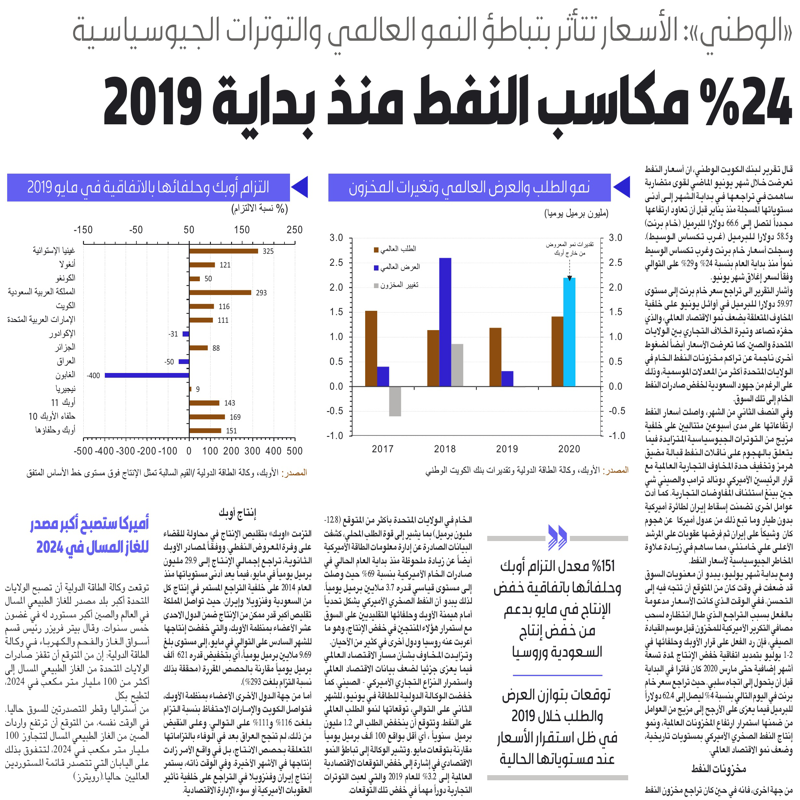
#> input picture 10 OCR/OCR/1.png, 800 x 800 px, found by its file name
$ jupyter execute --allow-errors ocr-arabic.ipynb
#> lines starting #> are read from the running program, lines starting #| are printed output that depends on the picture
# **OCR-pytesseract (Arabic)**

[cell 1]
import pandas as pd
import numpy as np

from PIL import Image
from PIL import Image, ImageDraw, ImageFont

[cell 2]
image = Image.open("/kaggle/input/imagesample/1.png")
#> image is the input picture: PIL image 800x800 RGB; mean R, G, B 228.2, 227.9, 232.1
image = image.convert("RGB")
new_image = image.resize((800, 800))
new_image

# OCR

[cell 3]
import shutil
import os
import subprocess
from pdf2image import convert_from_path
from PIL import Image
import pytesseract

src = '../input/papers-images/ara.traineddata'
dest = '/usr/share/tesseract-ocr/4.00/tessdata/'
shutil.copy(src, dest)


src = '../input/papers-images/deu.traineddata'
dest = '/usr/share/tesseract-ocr/4.00/tessdata/'
shutil.copy(src, dest)

src = '../input/papers-images/fra.traineddata'
dest = '/usr/share/tesseract-ocr/4.00/tessdata/'
shutil.copy(src, dest)

#> (the rest of this cell did not finish here and is left out)

# Functions

[cell 4]
def ocr_extract(image):
    width, height = image.size
#> width = 800; height = 800
    w_scale = 2000/width
#> w_scale = 2.5
    h_scale = 2000/height
#> h_scale = 2.5

    ocr_df = pytesseract.image_to_data(image, output_type='data.frame', lang='ara+eng+fra+deu') \
    #text3 = pytesseract.image_to_string(image, lang='ara+eng' )


    ocr_df = ocr_df.dropna() \
                   .assign(left_scaled = ocr_df.left*w_scale,
                           width_scaled = ocr_df.width*w_scale,
                           top_scaled = ocr_df.top*h_scale,
                           height_scaled = ocr_df.height*h_scale,
                           right_scaled = lambda x: x.left_scaled + x.width_scaled,
                           bottom_scaled = lambda x: x.top_scaled + x.height_scaled)

    float_cols = ocr_df.select_dtypes('float').columns
    ocr_df[float_cols] = ocr_df[float_cols].round(0).astype(int)
    return ocr_df

## Arabic Text

[cell 5]
image = Image.open("/kaggle/input/imagesample/1.png")
#> (the rest of this cell did not finish here and is left out)

#> (a cell that did not finish here is left out)

[cell 7]
img = Image.open('/kaggle/input/imagesample/1.png')
img

[cell 8]
img = Image.open('/kaggle/input/imagesample/1.png')
box = (5, 500, 150, 750)
img2 = img.crop(box)
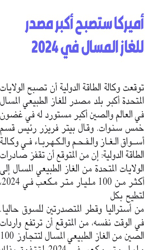
#> img2: PIL image 145x250 RGB; mean R, G, B 231.9, 231.7, 237.5

img2.save('myimage_cropped.jpg')

#> (the rest of this cell did not finish here and is left out)

#> (a cell that did not finish here is left out)

[cell 10]
img = Image.open('/kaggle/input/imagesample/gaza.png')
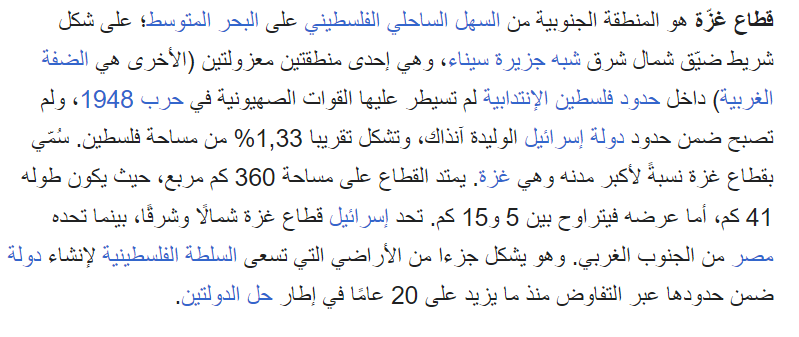
#> input picture 10 OCR/OCR/gaza.png, 799 x 337 px, found by its file name
#> img is the input picture: PIL image 799x337 RGB; mean R, G, B 240.6, 241.2, 242.9
img

#> (a cell that did not finish here is left out)

print(' '.join(ocr_df['text'].tolist()))
print('\n\n\n')
ocr_df

[cell 12]
img = Image.open('/kaggle/input/imagesample/Khalil.png')
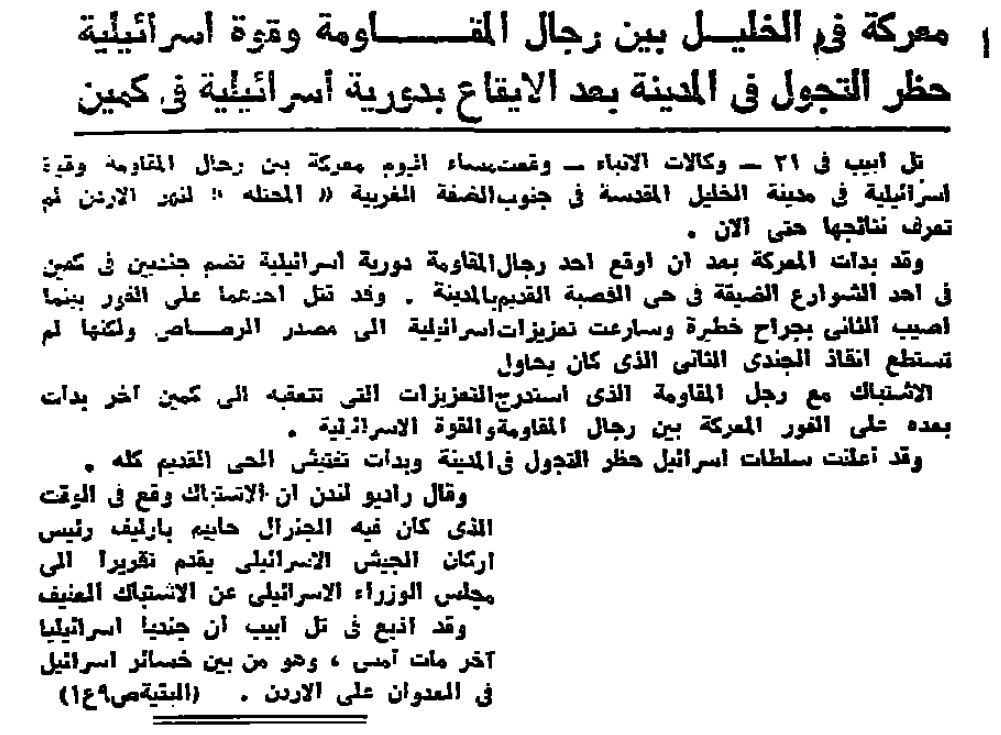
#> input picture 10 OCR/OCR/Khalil.png, 1001 x 735 px, found by its file name
#> img is the input picture: PIL image 1001x735 RGB; min 0, max 255, mean 222
#> (the rest of this cell did not finish here and is left out)

print(' '.join(ocr_df['text'].tolist()))
print('\n\n\n')
print(ocr_df.head())
img
